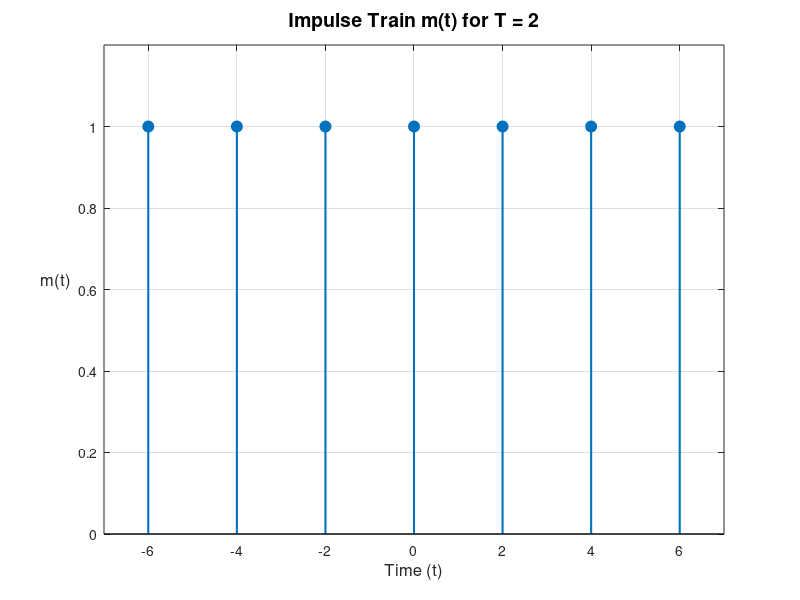

This chart was generated by the following MATLAB code: (Note: this script raises an error after producing the figure.)
clc;
clear all;
close all;

% Part a
T = 2;              % Period
k = -6:6;           % Integer variables
impulse = k * T;    % t = kT

amp = ones(size(impulse));

% Create a new figure and plot using stem
figure;
stem(impulse, amp, 'filled', 'LineWidth', 1.5, 'MarkerSize', 8);

% --- Formatting for a clean look ---
title('Impulse Train m(t) for T = 2', 'FontSize', 14);
xlabel('Time (t)', 'FontSize', 12);
ylabel('m(t)', 'FontSize', 12, 'Rotation', 0, 'HorizontalAlignment', 'right');
grid on;
ylim([0 1.2]);
xlim([min(k)-1 max(k)+1]);

% Move axes to the origin
ax = gca; % Get current axes
ax.XAxisLocation = 'origin';
ax.YAxisLocation = 'origin';
box off;